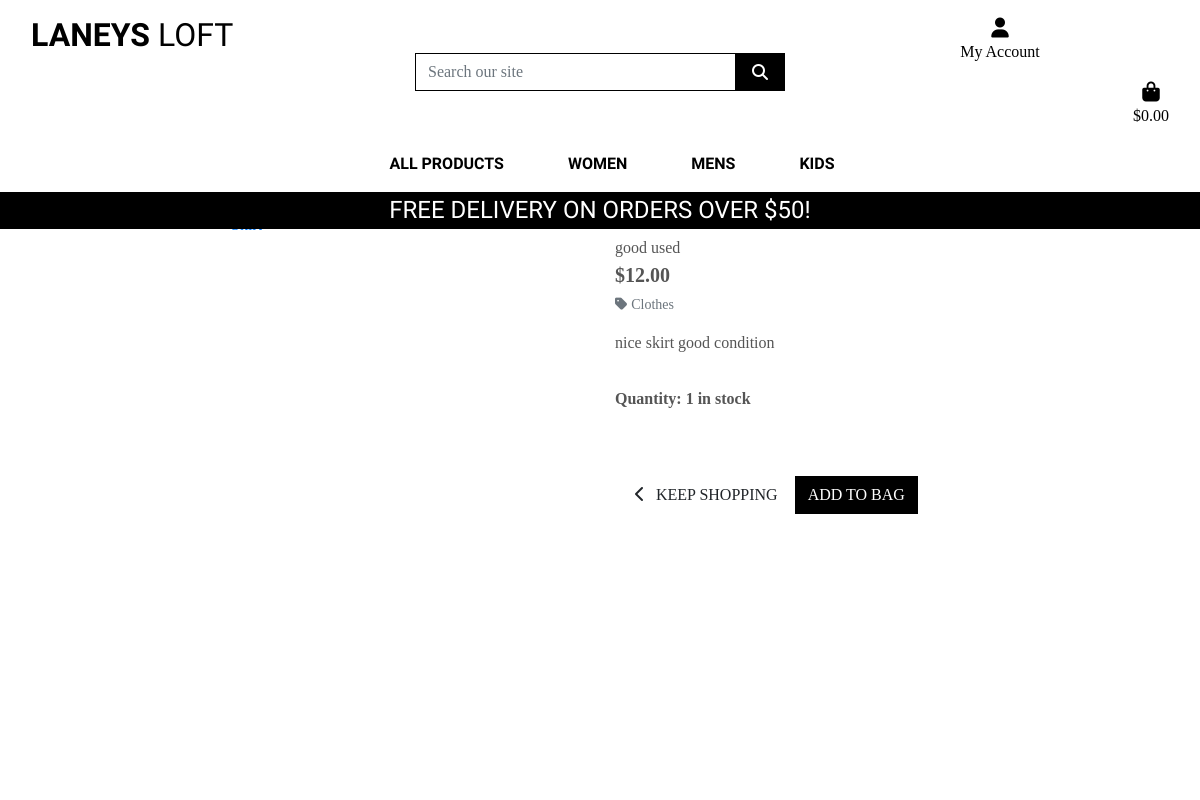
The page /items/ed473d31-a25b-4537-b242-976a00f15c84 on the database its author committed.
### items/models.py (models this page shows, shortened)
class Item(models.Model):
    category = models.ForeignKey('Category', null=True, blank=True, on_delete=models.SET_NULL)
    sku = models.UUIDField(primary_key=True, default=uuid.uuid4, editable=False, max_length=2254)
    name = models.CharField(max_length=254)
    clothes_type = models.ForeignKey('ClothesType', null=True, blank=True, on_delete=models.SET_NULL)
    men_women_children = models.CharField(max_length=200, choices=MEN_WOMEN_CHILDREN, default='na')
    size = models.ForeignKey('Size', null=True, blank=True, on_delete=models.SET_NULL)
    kids_age = models.ForeignKey('KidsAge', null=True, blank=True, on_delete=models.SET_NULL)
    colour = models.ForeignKey('Colour', null=True, blank=True, on_delete=models.SET_NULL)
    brand_or_author = models.ForeignKey('BrandOrAuthor', null=True, blank=True, on_delete=models.SET_NULL)
    description = models.TextField()
    price = models.DecimalField(max_digits=6, decimal_places=2)
    quality = models.CharField(max_length=254)
    image_url = models.URLField(max_length=1024, null=True, blank=True)
    image = models.ImageField(null=True, blank=True)

class Category(models.Model):
    class Meta:
        verbose_name_plural = 'Categories'
    name = models.CharField(max_length=254)
    friendly_name = models.CharField(max_length=254, null=True, blank=True)

### items/views.py (the view)
# urls.py: path('<item_id>', views.item_detail, name='item_detail')
def item_detail(request, item_id):
    item = get_object_or_404(Item, pk=item_id)
    context = {
        'item': item,
    }
    return render(request, 'items/item_detail.html', context)

### bag/contexts.py (called while the page is built)
def bag_contents(request):
    bag_items = []
    total = 0
    product_count = 0
    if total < settings.FREE_DELIVERY_THRESHOLD:
        delivery = total * Decimal(settings.STANDARD_DELIVERY_PERCENTAGE / 100)
        free_delivery_delta = settings.FREE_DELIVERY_THRESHOLD - total
    else:
        delivery = 0
        free_delivery_delta = 0
    grand_total = delivery + total
    context = {
        'bag_items': bag_items,
        'total': total,
        'product_count': product_count,
        'delivery': delivery,
        'free_delivery_delta': free_delivery_delta,
        'free_delivery_threshold': settings.FREE_DELIVERY_THRESHOLD,
        'grand_total': grand_total,
    }
    return context

### items/templates/items/item_detail.html (shortened to what this page needs)
{% extends "base.html" %}
{% load static %}
{% block page_header %}
    <div class="container header-container">
    </div>
{% endblock %}
{% block content %}
    <div class="overlay"></div>
    <div class="container-fluid">
        <div class="row">
            <div class="col-12 col-md-6 col-lg-4 offset-lg-2">
                <div class="image-container my-5">
                    {% if item.image %}
                        <a href="{{ item.image.url }}" target="_blank">
                        </a>
                        {% else %}
                        <a href="">
                            <img class="card-img-top img-fluid" src="{{ MEDIA_URL }}noimage.png" alt="{{ item.name }}">
                        </a>
                    {% endif %}
                </div>
            </div>
            <div class="col-12 col-md-6 col-lg-4">
                <div class="product-details-container mb-5 mt-md-5">
                    <p class="mb-0">{{ item.name }}</p>
                    <p class="mb-0">{{ item.quality }}</p>
                    <p class="lead mb-0 text-left font-weight-bold">${{ item.price }}</p>
                    {% if item.category %}
                    <p class="small mt-1 mb-0">
                        <a class="text-muted" href="{% url 'items' %}?category={{item.category.name }}">
                            <i class="fas fa-tag mr-1"></i>{{ item.category.friendly_name }}
                        </a>
                    </p>
                    {% endif %}
                    <p class="mt-3">{{ item.description }}</p>
                    <form class="form" action="{% url 'add_to_bag' item.sku %}" method="POST">
                        <div class="form-row">
                            <div class="col-12">
                                <p class="mt-3"><strong>Quantity: 1 in stock</strong></p>
                            </div>
                            <div class="col-12">
                                <a href="{% url 'items' %}" class="btn btn-outline-black rounded-0 mt-5">
                                    <span class="icon">
                                        <i class="fas fa-chevron-left"></i>
                                    </span>
                                    <span class="text-uppercase">Keep Shopping</span>
                                </a>
                                <input type="submit" class="btn btn-black rounded-0 text-uppercase mt-5" value="Add to Bag">
                            </div>
                        </div>
                    </form>
                </div>
            </div>
        </div>
    </div>
{% endblock %}

### static/css/base.css (style rules this page uses)
html { height: 100%; }
body { background: url('/media/homepage_background_cropped.jpg') no-repeat center center fixed; background-size: cover; height: calc(100vh - 164px); color: #555; font-family: 'Shippori Antuque'; }
.icon { align-items: center; display: inline-flex; justify-content: center; height: 1.5rem; width: 1.5rem; }
.btn-black { background: black; color: white; }
.overlay { height: 100%; width: 100%; top: 0; left: 0; position: fixed; background: white; z-index: -1; }
@media (min-width: 1200px) { .container { max-width: 80%; } }
@media (min-width: 992px) { .header-container { padding-top: 164px; } }

### rows shown on the page
Item: quality "good used", price "12.00", category.friendly_name "Clothes", description "nice skirt good condition"

### other values the page prints
{{ free_delivery_threshold }} "50"
